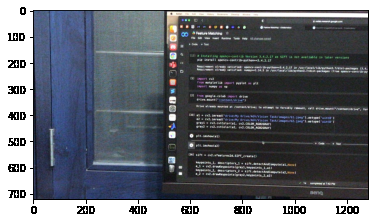
#> input picture assets/1.png, 375 x 223 px
$ python main.py
#> lines starting #> are read from the running program, lines starting #| are printed output that depends on the picture
# Importing Relevant Libraries
import cv2
import numpy as np

import argparse

parser = argparse.ArgumentParser(description='.')
parser.add_argument('--a1', metavar='image', default="assets/1.png",
                    help='Enter the path for Template Image')
parser.add_argument('--a2', metavar='image', default="assets/2.png",
                    help='Enter the path for Transformation Image')

args = parser.parse_args()


# Reading images used for stitching
# a1 is the template Image on which a2 would be tranformed
a1 = cv2.imread(args.a1).astype('uint8')
#> a1 is the input picture: shape (223, 375, 3); mean B, G, R 117, 109.6, 105.7
a2 = cv2.imread(args.a2).astype('uint8')
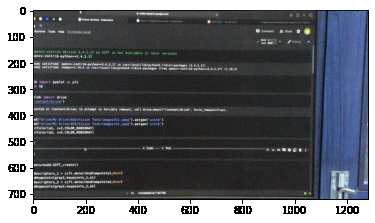
#> input picture assets/2.png, 375 x 223 px
#> a2 is the input picture: shape (223, 375, 3); mean B, G, R 106.6, 100.9, 98
gray1 = cv2.cvtColor(a1, cv2.COLOR_RGB2GRAY)
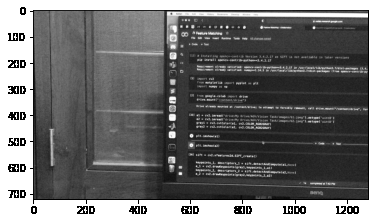
#> gray1: shape (223, 375); min 0, max 255, mean 111.4
gray2 = cv2.cvtColor(a2, cv2.COLOR_RGB2GRAY)
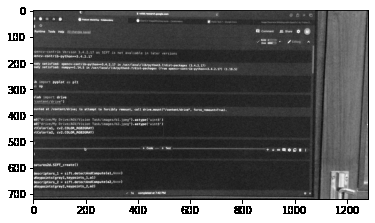
#> gray2: shape (223, 375); min 0, max 255, mean 102.2

cv2.imshow("Image 1", a1)
cv2.imshow("Image 2", a2)
cv2.waitKey(0)

# Creating SIFT detector object
sift = cv2.xfeatures2d.SIFT_create()

# Finding Keypoints and Descriptors using SIFT detector
keypoints1, descriptors1 = sift.detectAndCompute(a1,None)
#> keypoints1 = 398 keypoints; strongest (x, y, size): (337, 207, 2), (284, 207, 2), (9, 34, 2), (9, 67, 2)
a_1 = cv2.drawKeypoints(gray1,keypoints1, None, color=(255,0,0))
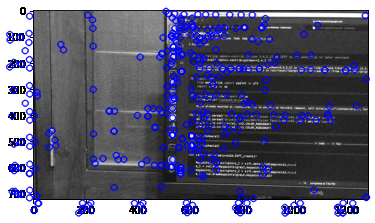
#> a_1: shape (223, 375, 3); mean of channels 0, 1, 2 124.1, 102.5, 102.5; drawn as B, G, R
keypoints2, descriptors2 = sift.detectAndCompute(a2,None)
#> keypoints2 = 362 keypoints; strongest (x, y, size): (337, 207, 2), (284, 207, 2), (9, 34, 2), (9, 67, 2)
a_2 = cv2.drawKeypoints(gray2,keypoints2, None, color=(255,0,0))
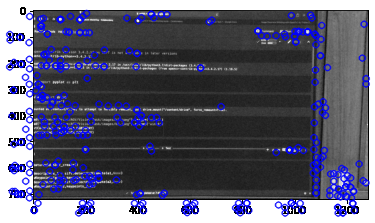
#> a_2: shape (223, 375, 3); mean of channels 0, 1, 2 113.6, 94.1, 94.1; drawn as B, G, R

cv2.imshow("Keypoints 1", a_1)
cv2.imshow("Keypoints 2", a_2)
cv2.waitKey(0)

# Creating Brute Force Matcher object with L2 Norm
bf = cv2.BFMatcher(cv2.NORM_L2, crossCheck=True)

# Finding Matches between 2 descriptors using the created Matcher
matches = bf.match(descriptors1, descriptors2)
#> matches = 154 matches
# Sorting the Matches based on the distance between Descriptors
matches = sorted(matches, key = lambda x:x.distance)
# Shortlisiting best of them
matches = matches[:80]
#> matches = 80 matches

a_matched = cv2.drawMatches(a1, keypoints1, a2, keypoints2, matches ,None,flags=cv2.DrawMatchesFlags_NOT_DRAW_SINGLE_POINTS)
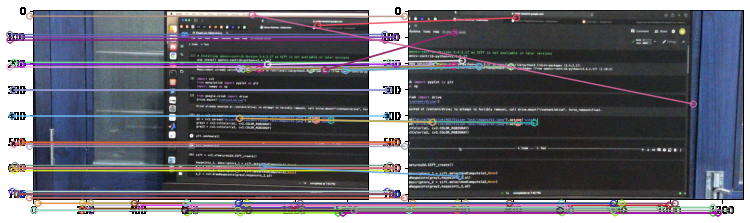
#> a_matched: shape (223, 750, 3); mean B, G, R 113.1, 104.9, 105.5

cv2.imshow("Matched Keypointa", a_matched)
cv2.waitKey(0)

# Extracting coordinates from each Keypoint
keypoints1_pt = [kp.pt for kp in keypoints1]
#> keypoints1_pt = 398 pairs, first value 9.23 to 365.8, second value 10.97 to 212.6
keypoints2_pt = [kp.pt for kp in keypoints2]
#> keypoints2_pt = 362 pairs, first value 9.23 to 365.6, second value 13 to 212.6

# Matched points from matched descriptors
matched_pts1 = np.array([keypoints1_pt[m.queryIdx] for m in matches])
#> matched_pts1 = 80 pairs, first value 9.23 to 353.7, second value 14.42 to 212.5
matched_pts2 = np.array([keypoints2_pt[m.trainIdx] for m in matches])
#> matched_pts2 = 80 pairs, first value 9.23 to 353.7, second value 15.93 to 212.5

# Finding Homography Matrix using Matched Points
(H, status) = cv2.findHomography(matched_pts2, matched_pts1, cv2.RANSAC, 5)
#> H = [[1, 0.000255, -0.0331], [-0.000238, 1, -0.107], [-1.1e-06, 5.98e-06, 1]]; status = 80 values, max 1 at index 0, min 0 at index 40, mean 0.775

width = a1.shape[1] + a2.shape[1]
#> width = 750
height = a2.shape[0]
#> height = 223

# Applying perspective Transform on the second Image and merging it with the First Image
result = cv2.warpPerspective(a2, H, (width, height))
result[0:a1.shape[0], 0:a1.shape[1]] = a1
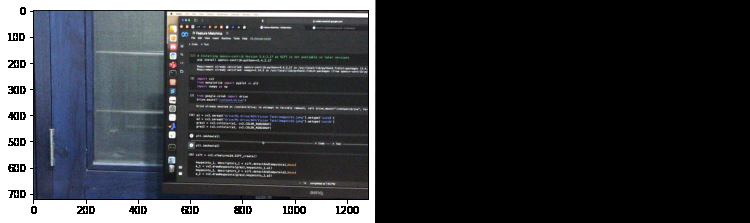
#> result: shape (223, 750, 3); mean B, G, R 58.6, 54.9, 52.9

cv2.imshow("Output", result)
cv2.waitKey(0)
